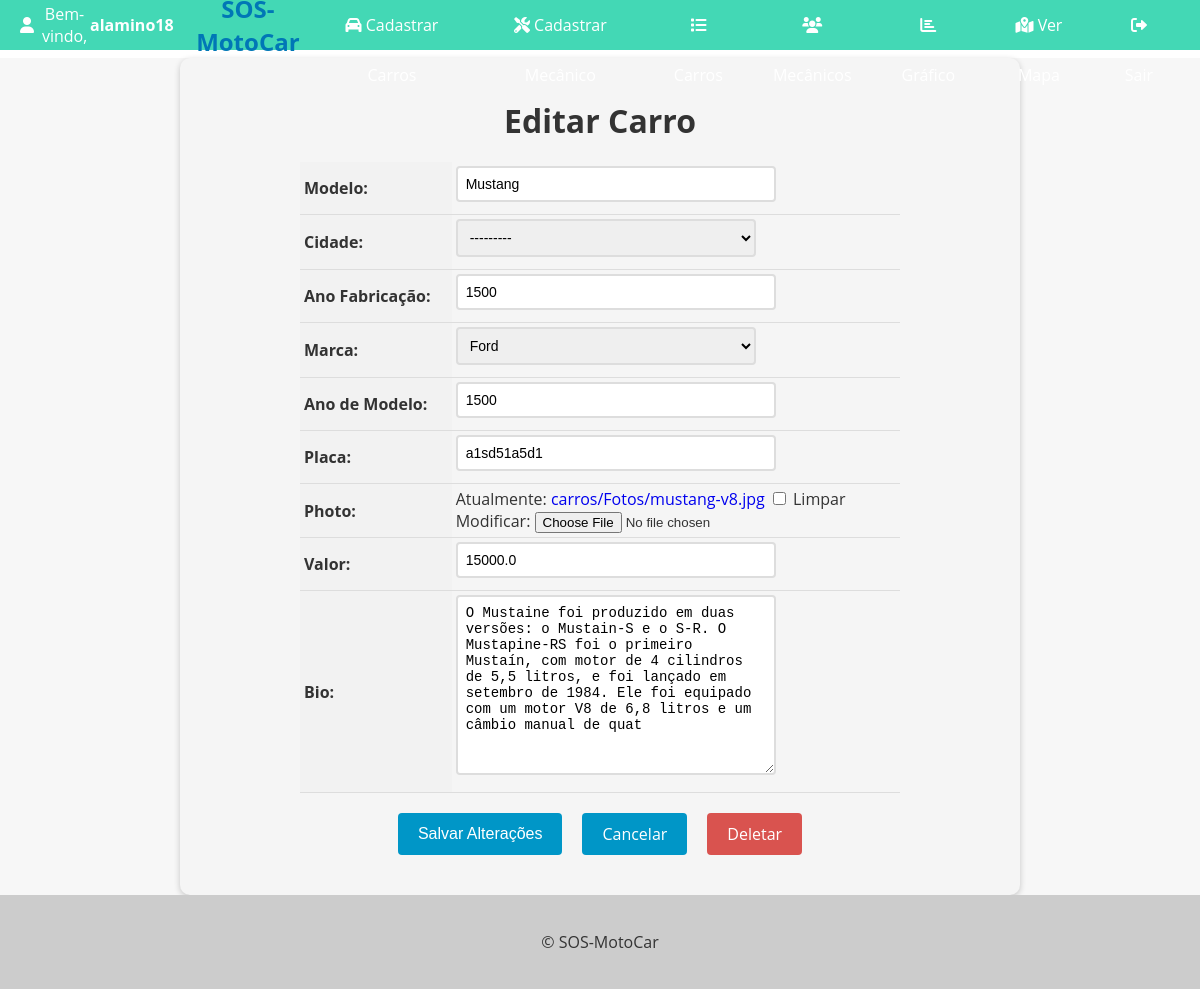
Page /carros/4/update (signed in) on the committed database.
### carros/models.py (models this page shows, shortened)
class Car(models.Model):
    id = models.AutoField(primary_key=True)
    model = models.CharField(max_length=100, blank=True, null=True)
    cidade = models.ForeignKey(Cidade, on_delete=models.PROTECT, related_name='Cidades_Carros' , blank=True, null=True)
    factory_year = models.IntegerField(blank=True, null=True)
    brand = models.ForeignKey(Brand, on_delete=models.PROTECT, related_name='car_brand')
    model_year = models.IntegerField(blank=True, null=True)
    Plate = models.CharField(max_length=10, blank=True, null=True)
    photo = models.ImageField(upload_to='carros/Fotos/', blank=True, null=True)
    value = models.FloatField()
    bio = models.TextField(blank=True, null=True)

### carros/views.py (the view, shortened to what this page needs)
# urls.py: path('carros/<int:pk>/update', CarUpdateView.as_view(), name='car_update'),
@method_decorator(login_required(login_url='login'), name='dispatch')
class CarUpdateView(UpdateView):
    model = Car
    form_class = CarModelForm
    template_name = 'car_update.html'
    success_url = '/carros/'

### carros/forms.py (shortened to what this page needs)
class CarModelForm(forms.ModelForm):
    def __init__(self, *args, **kwargs):
        super(CarModelForm, self).__init__(*args, **kwargs)
    class Meta:
        model = Car
        fields = '__all__'
        labels = {
            "model": "Modelo",
            'brand': 'Marca',
            'factory_year': 'Ano Fabricação',
            'model_year': 'Ano de Modelo',
            'Plate': 'Placa',
            'value': 'Valor',
            'cidade': 'Cidade',
        }

### carros/models.py (called while the page is built)
    def __str__(self):
        return self.nome

    def __str__(self):
        return self.name

### carros/templates/car_update.html (shortened to what this page needs)
{% extends "base.html" %}
{% block content %}
  <form method="post" enctype="multipart/form-data">
    <h1>Editar Carro</h1>
    <table>
      {{ form.as_table }}
    </table>
    <div>
      <div class="buttons-container">
        <input type="submit" value="Salvar Alterações" class="btn btn-primary">
        <a href="{% url 'cars_list' %}" class="btn btn-secondary">Cancelar</a>
        <a href="{% url 'car_delete' pk=object.pk %}" class="btn btn-danger">Deletar</a>
      </div>
    </div>
  </form>
{% endblock %}

### app/templates/base.html (shortened to what this page needs)
<!DOCTYPE html>
<html lang="en">
<head>
  <link rel="stylesheet" href="https://cdnjs.cloudflare.com/ajax/libs/font-awesome/6.0.0-beta3/css/all.min.css">
</head>
<body>
  <header>
    <nav>
      <div class="nav-left">
        {% if user.is_authenticated %}
          <span class="welcome-text">
            <i class="fas fa-user"></i> Bem-vindo, <span>{{ user.username }}</span>
          </span>
        {% else %}
          <span class="welcome-text">Seja bem-vindo à</span>
        {% endif %}
        <span class="company-name">SOS-MotoCar</span>
      </div>
      <ul>
        {% if user.is_authenticated %}
          <li><a href="{% url 'new_car' %}"><i class="fas fa-car"></i> Cadastrar Carros</a></li>
          <li><a href="{% url 'new_mecanico' %}"><i class="fas fa-tools"></i> Cadastrar Mecânico</a></li>
          <li><a href="{% url 'cars_list' %}"><i class="fas fa-list"></i> Carros</a></li>
          <li><a href="{% url 'mecanico_list' %}"><i class="fas fa-users"></i> Mecânicos</a></li>
          <li><a href="{% url 'car_inventory_report' %}"><i class="fas fa-chart-bar"></i> Gráfico</a></li>
          <li><a href="{% url 'map_view' %}"><i class="fas fa-map-marked-alt"></i> Ver Mapa</a></li>
          <li><a href="{% url 'logout' %}"><i class="fas fa-sign-out-alt"></i> Sair</a></li>
        {% endif %}
      </ul>
    </nav>
  </header>
  <main>
    {% block content %}
    {% endblock %}
  </main>
  <footer>
    <p>&copy; SOS-MotoCar</p>
  </footer>
</body>
</html>

### app/templates/base.html (style rules this page uses)
body { font-family: 'Open Sans', sans-serif; background-color: #f7f7f7; color: #333; margin: 0; padding: 0; }
header { background-color: #0096c7; color: #fff; text-align: center; border-bottom: 4px solid #ffffff; }
footer { background-color: #ccc; color: #333; padding: 20px; text-align: center; }
nav { background-color: #43d8b5; color: #fff; height: 50px; display: flex; justify-content: space-between; align-items: center; padding: 0 20px; border-bottom: 4px solid #ffffff; }
.nav-left { display: flex; align-items: center; }
.nav-left .welcome-text { margin-right: 10px; display: flex; align-items: center; }
.nav-left .welcome-text i { margin-right: 5px; }
nav ul { list-style: none; margin: 0; padding: 0; display: flex; align-items: center; height: 50px; }
nav ul li { margin: 0 10px; position: relative; }
nav ul li a { color: #fff; text-decoration: none; font-size: 16px; line-height: 50px; height: 50px; display: block; padding: 0 15px; transition: all 0.3s ease; }
.company-name { font-size: 1.5rem; font-weight: bold; color: #0077b6; }
.welcome-text { font-size: 1rem; color: #fff; }
.welcome-text span { font-weight: bold; color: #fff; }

### carros/templates/car_update.html (style rules this page uses)
form { max-width: 800px; margin: 0 auto; padding: 20px; background-color: #f5f5f5; border-radius: 10px; box-shadow: 0 2px 6px rgba(0, 0, 0, 0.2); }
form h1 { font-size: 2rem; margin-bottom: 20px; text-align: center; }
table { margin: 0 auto; border-collapse: collapse; width: 100%; max-width: 600px; }
th, td { padding: 4px; text-align: left; border-bottom: 1px solid #ddd; }
th { background-color: #f2f2f2; }
input[type="text"], input[type="number"], select, textarea { padding: 8px; font-size: 14px; border: 2px solid #ddd; border-radius: 4px; width: 100%; max-width: 300px; margin-bottom: 8px; transition: border-bottom-color 0.3s ease-in-out; }
.btn { background-color: #0096c7; color: #fff; border: none; padding: 10px 20px; font-size: 16px; border-radius: 4px; cursor: pointer; transition: background-color 0.3s ease-in-out; }
.buttons-container { display: flex; justify-content: center; margin-top: 20px; margin-bottom: 20px; }
.btn { display: inline-block; background-color: #0096c7; color: #fff; border: none; padding: 10px 20px; font-size: 16px; border-radius: 4px; cursor: pointer; transition: background-color 0.3s ease-in-out; margin: 0 10px; }
.btn-danger { background-color: #d9534f; text-decoration: none !important; }
a { text-decoration: none !important; }

### rows in the picture
Car: model "Mustang", cidade "---------", factory_year "1500", brand "Ford", model_year "1500", Plate "a1sd51a5d1", value "15000.0", bio "O Mustaine foi produzido em duas versões: o Mustain-S e o S-R. O Mustapine-RS foi o primeiro Mustaín, com motor de 4 cilindros de 5,5 litros, e foi lançado em setembro de 1984. Ele foi equipado com um motor V8 de 6,8 litros e um câmbio manual de quat"

### other values in the picture
{{ user.username }} "alamino18"
